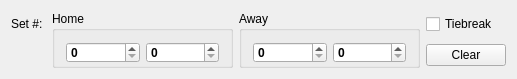
<?xml version="1.0" encoding="UTF-8"?>
<ui version="4.0">
 <class>SetScoreWidgetClass</class>
 <widget class="QWidget" name="SetScoreWidgetClass">
  <property name="geometry">
   <rect>
    <x>0</x>
    <y>0</y>
    <width>517</width>
    <height>75</height>
   </rect>
  </property>
  <property name="windowTitle">
   <string>SetScoreWidget</string>
  </property>
  <layout class="QGridLayout" name="gridLayout">
   <item row="0" column="3">
    <widget class="QCheckBox" name="checkBox_Tiebreak">
     <property name="text">
      <string>Tiebreak</string>
     </property>
    </widget>
   </item>
   <item row="1" column="3">
    <widget class="QPushButton" name="ClearButton">
     <property name="text">
      <string>Clear</string>
     </property>
    </widget>
   </item>
   <item row="0" column="0">
    <widget class="QLabel" name="label_Set">
     <property name="text">
      <string>Set #:</string>
     </property>
    </widget>
   </item>
   <item row="0" column="2" rowspan="2">
    <widget class="QGroupBox" name="groupBox_2">
     <property name="minimumSize">
      <size>
       <width>181</width>
       <height>0</height>
      </size>
     </property>
     <property name="maximumSize">
      <size>
       <width>16777215</width>
       <height>57</height>
      </size>
     </property>
     <property name="title">
      <string>Away</string>
     </property>
     <layout class="QHBoxLayout" name="horizontalLayout_2">
      <item>
       <widget class="QSpinBox" name="spinBox_AwayScore">
        <property name="minimumSize">
         <size>
          <width>0</width>
          <height>21</height>
         </size>
        </property>
        <property name="font">
         <font>
          <bold>true</bold>
         </font>
        </property>
       </widget>
      </item>
      <item>
       <widget class="QSpinBox" name="spinBox_AwayTiebreakScore">
        <property name="minimumSize">
         <size>
          <width>0</width>
          <height>21</height>
         </size>
        </property>
        <property name="font">
         <font>
          <bold>true</bold>
         </font>
        </property>
       </widget>
      </item>
     </layout>
    </widget>
   </item>
   <item row="0" column="1" rowspan="2">
    <widget class="QGroupBox" name="groupBox">
     <property name="minimumSize">
      <size>
       <width>181</width>
       <height>0</height>
      </size>
     </property>
     <property name="maximumSize">
      <size>
       <width>181</width>
       <height>57</height>
      </size>
     </property>
     <property name="title">
      <string>Home</string>
     </property>
     <layout class="QHBoxLayout" name="horizontalLayout">
      <item>
       <widget class="QSpinBox" name="spinBox_HomeScore">
        <property name="minimumSize">
         <size>
          <width>0</width>
          <height>21</height>
         </size>
        </property>
        <property name="font">
         <font>
          <bold>true</bold>
         </font>
        </property>
       </widget>
      </item>
      <item>
       <widget class="QSpinBox" name="spinBox_HomeTiebreakScore">
        <property name="minimumSize">
         <size>
          <width>0</width>
          <height>21</height>
         </size>
        </property>
        <property name="font">
         <font>
          <bold>true</bold>
         </font>
        </property>
       </widget>
      </item>
     </layout>
    </widget>
   </item>
  </layout>
 </widget>
 <layoutdefault spacing="6" margin="11"/>
 <resources/>
 <connections/>
</ui>
